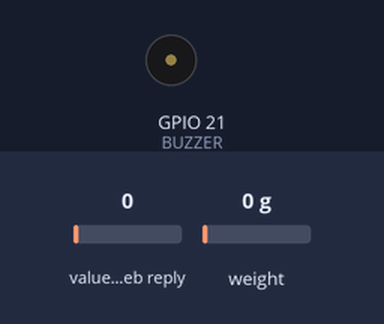
A sketch run on a simulated ESP32. Shown: buzzer (waves = sounding). The inputs (shaded band) are chosen by the test bench; at power-on: weight on the scale 0 g, value in the web reply 0. WiFi joins after 1.5 s; servers stay silent unless stated; EEPROM starts erased; web services answer with replies made up by the test bench; what the sketch prints to the serial monitor is not drawn.

Above: at 6.7 s.
6.8 s: weight on the scale set to 1932 g
At 7.9 s:
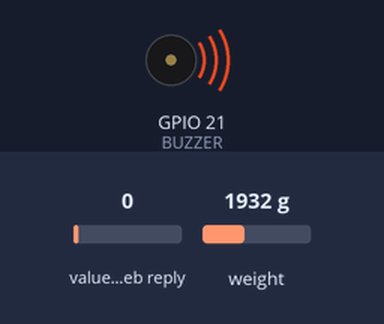
15.5 s: weight on the scale set to 2087 g
Timing chart, 0 to 18.5 s (numbered marks = the images above; inputs shaded):
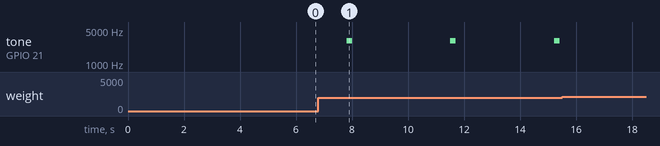

The sketch:

smart_gas_monitor.ino
```cpp
#include <WiFi.h>
#include "HX711.h"
#include "ThingSpeak.h"
#include <Preferences.h>

Preferences prefs;

// ------------------- WiFi Credentials -------------------
const char* ssid = "YOUR_WIFI";
const char* password = "YOUR_PASSWORD";

// ------------------- ThingSpeak -------------------
unsigned long channelID = 3270644;
const char* writeAPIKey = "YOUR_API_KEY";
WiFiClient client;

// ------------------- HX711 Pins -------------------
#define DT 13
#define SCK 25
HX711 scale;

// ------------------- Buzzer -------------------
#define BUZZER 21

// ------------------- Calibration -------------------
float calibration_factor = 100.0;

const int readInterval = 1000;
const float leak_threshold = 5.0;

// ------------------- Cylinder Weights -------------------
const float totalWeight = 6000.0;
float tareWeight = 1000.0;
const float gasCapacity = 5000.0;

// ------------------- ThingSpeak -------------------
const unsigned long tsInterval = 15000;
unsigned long lastThingSpeak = 0;

// ------------------- Variables -------------------
float previousWeight = 0;
float currentWeight = 0;

void setup() {

Serial.begin(115200);

// Load stored tare weight
prefs.begin("gas", false);
tareWeight = prefs.getFloat("tare", 1000.0);

// Buzzer PWM setup
ledcAttach(BUZZER, 3000, 8);
ledcWrite(BUZZER, 0);

Serial.println("Smart Gas Monitor Started");

Serial.print("Stored Tare Weight: ");
Serial.println(tareWeight);

// HX711 Setup
scale.begin(DT, SCK);
scale.set_scale(calibration_factor);
scale.tare();
delay(1000);

previousWeight = scale.get_units(20);

// WiFi Connect
WiFi.begin(ssid, password);
Serial.print("Connecting WiFi");

while (WiFi.status() != WL_CONNECTED) {
delay(500);
Serial.print(".");
}

Serial.println("\nWiFi Connected");

ThingSpeak.begin(client);
}

void loop() {

// ------------------- Read tare weight from ThingSpeak -------------------

// ThingSpeak API URL to send Tare Weight value to Field 4
// https://api.thingspeak.com/update?api_key=A00ZKI0QU2R4K1A9&field4=1000
float newTare = ThingSpeak.readFloatField(channelID, 4);

if (newTare > 0 && newTare != tareWeight) {

tareWeight = newTare;
prefs.putFloat("tare", tareWeight);

Serial.print("Updated Tare Weight from ThingSpeak: ");
Serial.println(tareWeight);
}

// ------------------- Read Weight -------------------
currentWeight = scale.get_units(20);

if (currentWeight < 0) currentWeight = 0;

// ------------------- Gas Weight -------------------
float gasWeight = currentWeight - tareWeight;
if (gasWeight < 0) gasWeight = 0;

// ------------------- Gas Percentage -------------------
float gasPercent = (gasWeight / gasCapacity) * 100;

if (gasPercent > 100) gasPercent = 100;
if (gasPercent < 0) gasPercent = 0;

// ------------------- Detect Gas Leak -------------------
float weightDrop = previousWeight - currentWeight;
bool leakDetected = false;

if (weightDrop > leak_threshold) {

leakDetected = true;
Serial.println("ALERT: GAS LEAK DETECTED!");
}

// ------------------- Detect Low Gas -------------------
bool lowGas = false;

if (gasPercent < 20) {

lowGas = true;

Serial.println("ALERT: GAS BELOW 20%");

// Buzzer Beep
ledcWrite(BUZZER, 200);
delay(200);
ledcWrite(BUZZER, 0);
delay(200);

} else {

ledcWrite(BUZZER, 0);
}

// ------------------- Alert Code -------------------
int alertCode = 0;

if (lowGas && leakDetected) alertCode = 3;
else if (lowGas) alertCode = 1;
else if (leakDetected) alertCode = 2;

// ------------------- Serial Monitor -------------------
Serial.print("Total Weight (g): ");
Serial.println(currentWeight);

Serial.print("Gas Weight (g): ");
Serial.println(gasWeight);

Serial.print("Gas Percentage: ");
Serial.print(gasPercent);
Serial.println("%");

Serial.print("Tare Weight: ");
Serial.println(tareWeight);

Serial.print("Alert Code: ");
Serial.println(alertCode);

Serial.println("----------------------");

// ------------------- ThingSpeak Upload -------------------
if (millis() - lastThingSpeak >= tsInterval || leakDetected) {

ThingSpeak.setField(1, currentWeight);
ThingSpeak.setField(2, gasPercent);
ThingSpeak.setField(3, alertCode);
ThingSpeak.setField(4, tareWeight);

int response = ThingSpeak.writeFields(channelID, writeAPIKey);

if (response == 200)
Serial.println("ThingSpeak Upload Success");
else {

Serial.print("ThingSpeak Error: ");
Serial.println(response);
}

lastThingSpeak = millis();
}

previousWeight = currentWeight;

delay(readInterval);
}
```

Measured:
- after the input at 15.5 s, tone on GPIO 21 (BUZZER): stops changing and stays silent
- by itself, tone on GPIO 21 (BUZZER): alternates 3000 Hz for 0.20 s and silent for 3.5 s
